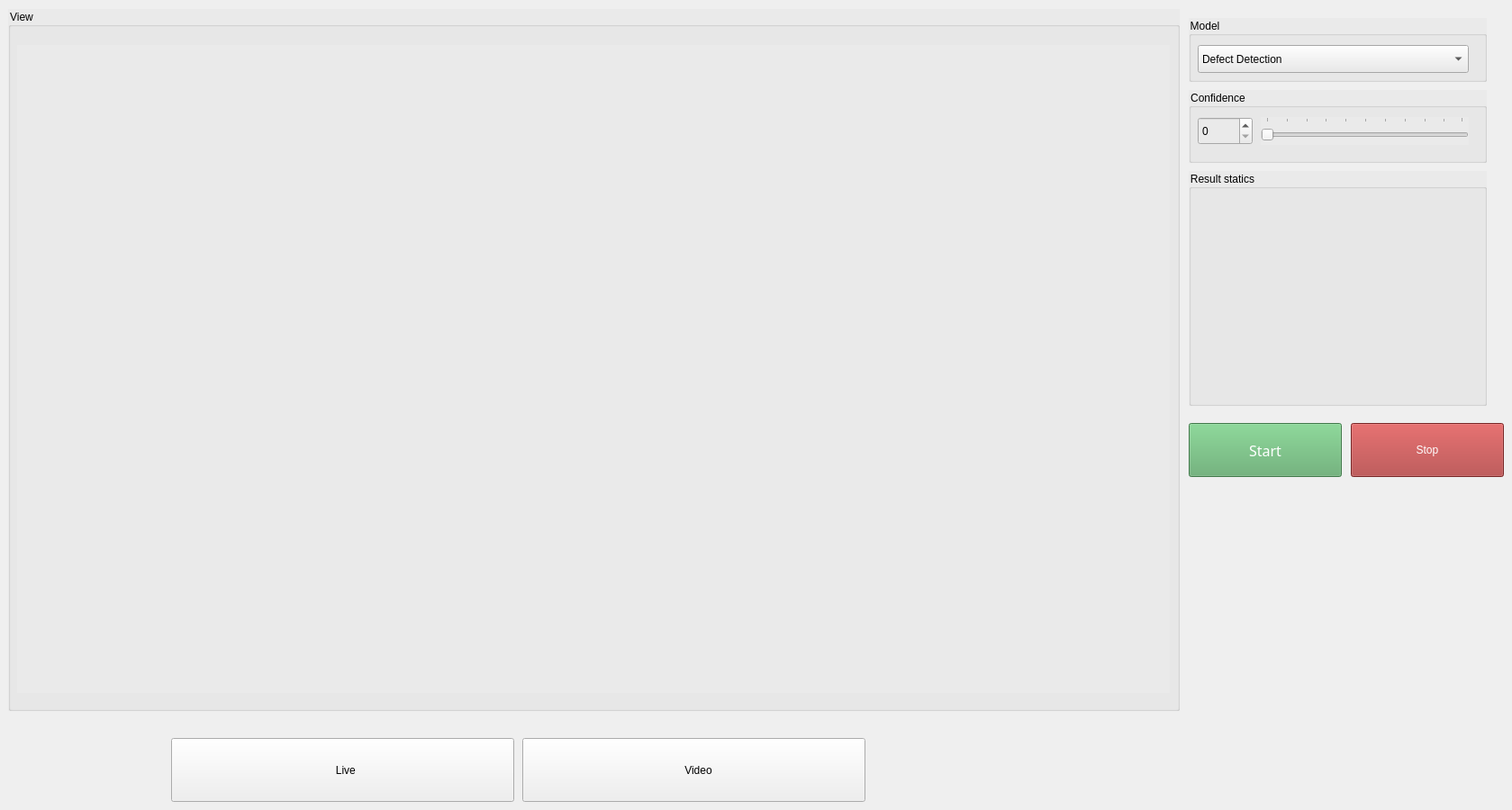
    <widget class="QWidget" name="ProductionControl">
     <property name="sizePolicy">
      <sizepolicy hsizetype="Expanding" vsizetype="Expanding">
       <horstretch>0</horstretch>
       <verstretch>0</verstretch>
      </sizepolicy>
     </property>
     <attribute name="icon">
      <iconset>
       <normaloff>icons/quality-control (2).png</normaloff>icons/quality-control (2).png</iconset>
     </attribute>
     <attribute name="title">
      <string>Production Control</string>
     </attribute>
     <widget class="QGroupBox" name="Pc_view">
      <property name="geometry">
       <rect>
        <x>9</x>
        <y>10</y>
        <width>1301</width>
        <height>780</height>
       </rect>
      </property>
      <property name="styleSheet">
       <string notr="true">background-color: rgb(234, 234, 234);</string>
      </property>
      <property name="title">
       <string>View</string>
      </property>
      <widget class="QLabel" name="Pc_label">
       <property name="geometry">
        <rect>
         <x>10</x>
         <y>40</y>
         <width>1280</width>
         <height>720</height>
        </rect>
       </property>
       <property name="text">
        <string/>
       </property>
      </widget>
     </widget>
     <widget class="QGroupBox" name="Pc_confidence">
      <property name="geometry">
       <rect>
        <x>1320</x>
        <y>100</y>
        <width>331</width>
        <height>81</height>
       </rect>
      </property>
      <property name="styleSheet">
       <string notr="true">background-color: rgb(234, 234, 234);</string>
      </property>
      <property name="title">
       <string>Confidence</string>
      </property>
      <widget class="QSlider" name="Pc_confSlider">
       <property name="geometry">
        <rect>
         <x>80</x>
         <y>30</y>
         <width>231</width>
         <height>31</height>
        </rect>
       </property>
       <property name="orientation">
        <enum>Qt::Horizontal</enum>
       </property>
       <property name="invertedAppearance">
        <bool>false</bool>
       </property>
       <property name="invertedControls">
        <bool>false</bool>
       </property>
       <property name="tickPosition">
        <enum>QSlider::TicksAbove</enum>
       </property>
      </widget>
      <widget class="QSpinBox" name="Pc_confBox">
       <property name="geometry">
        <rect>
         <x>10</x>
         <y>30</y>
         <width>61</width>
         <height>31</height>
        </rect>
       </property>
      </widget>
     </widget>
     <widget class="QGroupBox" name="Pc_Results_statics">
      <property name="geometry">
       <rect>
        <x>1320</x>
        <y>190</y>
        <width>331</width>
        <height>261</height>
       </rect>
      </property>
      <property name="styleSheet">
       <string notr="true">background-color: rgb(234, 234, 234);</string>
      </property>
      <property name="title">
       <string>Result statics</string>
      </property>
     </widget>
     <widget class="QGroupBox" name="Pc_model">
      <property name="geometry">
       <rect>
        <x>1320</x>
        <y>20</y>
        <width>331</width>
        <height>71</height>
       </rect>
      </property>
      <property name="styleSheet">
       <string notr="true">background-color: rgb(234, 234, 234);</string>
      </property>
      <property name="title">
       <string>Model</string>
      </property>
      <widget class="QComboBox" name="Pc_modelBox">
       <property name="geometry">
        <rect>
         <x>10</x>
         <y>30</y>
         <width>301</width>
         <height>31</height>
        </rect>
       </property>
       <item>
        <property name="text">
         <string>Defect Detection</string>
        </property>
       </item>
       <item>
        <property name="text">
         <string>Defects Classifictaion</string>
        </property>
       </item>
       <item>
        <property name="text">
         <string>Barcode Recognition</string>
        </property>
       </item>
      </widget>
     </widget>
     <widget class="QPushButton" name="Pc_StopButton">
      <property name="geometry">
       <rect>
        <x>1500</x>
        <y>470</y>
        <width>170</width>
        <height>60</height>
       </rect>
      </property>
      <property name="styleSheet">
       <string notr="true">background-color: rgb(170, 55, 55);
color: rgb(255, 255, 255);</string>
      </property>
      <property name="text">
       <string>Stop</string>
      </property>
      <property name="iconSize">
       <size>
        <width>25</width>
        <height>25</height>
       </size>
      </property>
      <property name="checkable">
       <bool>false</bool>
      </property>
      <property name="autoDefault">
       <bool>false</bool>
      </property>
      <property name="default">
       <bool>false</bool>
      </property>
      <property name="flat">
       <bool>false</bool>
      </property>
     </widget>
     <widget class="QPushButton" name="Pc_StartButton">
      <property name="geometry">
       <rect>
        <x>1320</x>
        <y>470</y>
        <width>170</width>
        <height>60</height>
       </rect>
      </property>
      <property name="palette">
       <palette>
        <active>
         <colorrole role="WindowText">
          <brush brushstyle="SolidPattern">
           <color alpha="255">
            <red>255</red>
            <green>255</green>
            <blue>255</blue>
           </color>
          </brush>
         </colorrole>
         <colorrole role="Button">
          <brush brushstyle="SolidPattern">
           <color alpha="255">
            <red>92</red>
            <green>170</green>
            <blue>105</blue>
           </color>
          </brush>
         </colorrole>
         <colorrole role="Text">
          <brush brushstyle="SolidPattern">
           <color alpha="255">
            <red>255</red>
            <green>255</green>
            <blue>255</blue>
           </color>
          </brush>
         </colorrole>
         <colorrole role="ButtonText">
          <brush brushstyle="SolidPattern">
           <color alpha="255">
            <red>255</red>
            <green>255</green>
            <blue>255</blue>
           </color>
          </brush>
         </colorrole>
         <colorrole role="Base">
          <brush brushstyle="SolidPattern">
           <color alpha="255">
            <red>92</red>
            <green>170</green>
            <blue>105</blue>
           </color>
          </brush>
         </colorrole>
         <colorrole role="Window">
          <brush brushstyle="SolidPattern">
           <color alpha="255">
            <red>92</red>
            <green>170</green>
            <blue>105</blue>
           </color>
          </brush>
         </colorrole>
         <colorrole role="PlaceholderText">
          <brush brushstyle="NoBrush">
           <color alpha="128">
            <red>255</red>
            <green>255</green>
            <blue>255</blue>
           </color>
          </brush>
         </colorrole>
        </active>
        <inactive>
         <colorrole role="WindowText">
          <brush brushstyle="SolidPattern">
           <color alpha="255">
            <red>255</red>
            <green>255</green>
            <blue>255</blue>
           </color>
          </brush>
         </colorrole>
         <colorrole role="Button">
          <brush brushstyle="SolidPattern">
           <color alpha="255">
            <red>92</red>
            <green>170</green>
            <blue>105</blue>
           </color>
          </brush>
         </colorrole>
         <colorrole role="Text">
          <brush brushstyle="SolidPattern">
           <color alpha="255">
            <red>255</red>
            <green>255</green>
            <blue>255</blue>
           </color>
          </brush>
         </colorrole>
         <colorrole role="ButtonText">
          <brush brushstyle="SolidPattern">
           <color alpha="255">
            <red>255</red>
            <green>255</green>
            <blue>255</blue>
           </color>
          </brush>
         </colorrole>
         <colorrole role="Base">
          <brush brushstyle="SolidPattern">
           <color alpha="255">
            <red>92</red>
            <green>170</green>
            <blue>105</blue>
           </color>
          </brush>
         </colorrole>
         <colorrole role="Window">
          <brush brushstyle="SolidPattern">
           <color alpha="255">
            <red>92</red>
            <green>170</green>
            <blue>105</blue>
           </color>
          </brush>
         </colorrole>
         <colorrole role="PlaceholderText">
          <brush brushstyle="NoBrush">
           <color alpha="128">
            <red>255</red>
            <green>255</green>
            <blue>255</blue>
           </color>
          </brush>
         </colorrole>
        </inactive>
        <disabled>
         <colorrole role="WindowText">
          <brush brushstyle="SolidPattern">
           <color alpha="255">
            <red>255</red>
            <green>255</green>
            <blue>255</blue>
           </color>
          </brush>
         </colorrole>
         <colorrole role="Button">
          <brush brushstyle="SolidPattern">
           <color alpha="255">
            <red>92</red>
            <green>170</green>
            <blue>105</blue>
           </color>
          </brush>
         </colorrole>
         <colorrole role="Text">
          <brush brushstyle="SolidPattern">
           <color alpha="255">
            <red>255</red>
            <green>255</green>
            <blue>255</blue>
           </color>
          </brush>
         </colorrole>
         <colorrole role="ButtonText">
          <brush brushstyle="SolidPattern">
           <color alpha="255">
            <red>255</red>
            <green>255</green>
            <blue>255</blue>
           </color>
          </brush>
         </colorrole>
         <colorrole role="Base">
          <brush brushstyle="SolidPattern">
           <color alpha="255">
            <red>92</red>
            <green>170</green>
            <blue>105</blue>
           </color>
          </brush>
         </colorrole>
         <colorrole role="Window">
          <brush brushstyle="SolidPattern">
           <color alpha="255">
            <red>92</red>
            <green>170</green>
            <blue>105</blue>
           </color>
          </brush>
         </colorrole>
         <colorrole role="PlaceholderText">
          <brush brushstyle="NoBrush">
           <color alpha="128">
            <red>255</red>
            <green>255</green>
            <blue>255</blue>
           </color>
          </brush>
         </colorrole>
        </disabled>
       </palette>
      </property>
      <property name="font">
       <font>
        <family>Arial Black</family>
        <pointsize>12</pointsize>
        <weight>10</weight>
        <italic>false</italic>
        <bold>false</bold>
       </font>
      </property>
      <property name="styleSheet">
       <string notr="true">background-color: rgb(92, 170, 105);
color: rgb(255, 255, 255);</string>
      </property>
      <property name="text">
       <string>Start</string>
      </property>
      <property name="iconSize">
       <size>
        <width>40</width>
        <height>40</height>
       </size>
      </property>
      <property name="checkable">
       <bool>false</bool>
      </property>
      <property name="autoDefault">
       <bool>false</bool>
      </property>
      <property name="default">
       <bool>false</bool>
      </property>
      <property name="flat">
       <bool>false</bool>
      </property>
     </widget>
     <widget class="QPushButton" name="Pc_VideoButton">
      <property name="geometry">
       <rect>
        <x>580</x>
        <y>820</y>
        <width>381</width>
        <height>71</height>
       </rect>
      </property>
      <property name="text">
       <string>   Video</string>
      </property>
      <property name="icon">
       <iconset>
        <normaloff>icons/Vid.png</normaloff>icons/Vid.png</iconset>
      </property>
      <property name="iconSize">
       <size>
        <width>25</width>
        <height>25</height>
       </size>
      </property>
      <property name="checkable">
       <bool>false</bool>
      </property>
      <property name="autoDefault">
       <bool>false</bool>
      </property>
      <property name="default">
       <bool>false</bool>
      </property>
      <property name="flat">
       <bool>false</bool>
      </property>
     </widget>
     <widget class="QPushButton" name="Pc_LiveButton">
      <property name="geometry">
       <rect>
        <x>190</x>
        <y>820</y>
        <width>381</width>
        <height>71</height>
       </rect>
      </property>
      <property name="text">
       <string>   Live </string>
      </property>
      <property name="icon">
       <iconset>
        <normaloff>icons/live.png</normaloff>icons/live.png</iconset>
      </property>
      <property name="iconSize">
       <size>
        <width>25</width>
        <height>25</height>
       </size>
      </property>
      <property name="checkable">
       <bool>false</bool>
      </property>
      <property name="autoDefault">
       <bool>false</bool>
      </property>
      <property name="default">
       <bool>false</bool>
      </property>
      <property name="flat">
       <bool>false</bool>
      </property>
     </widget>
    </widget>
